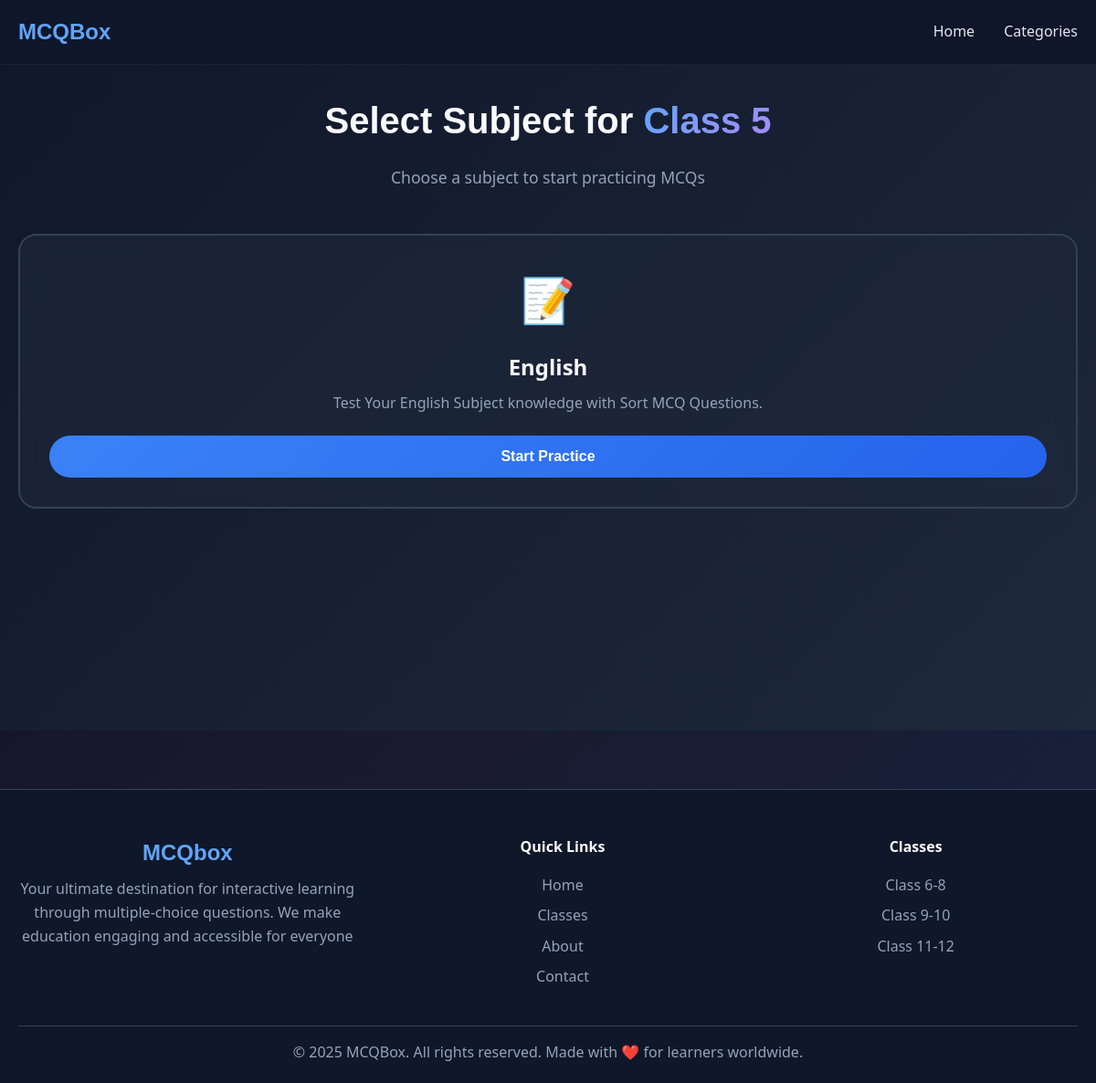
The page /category/class-5 on the database as committed earlier.
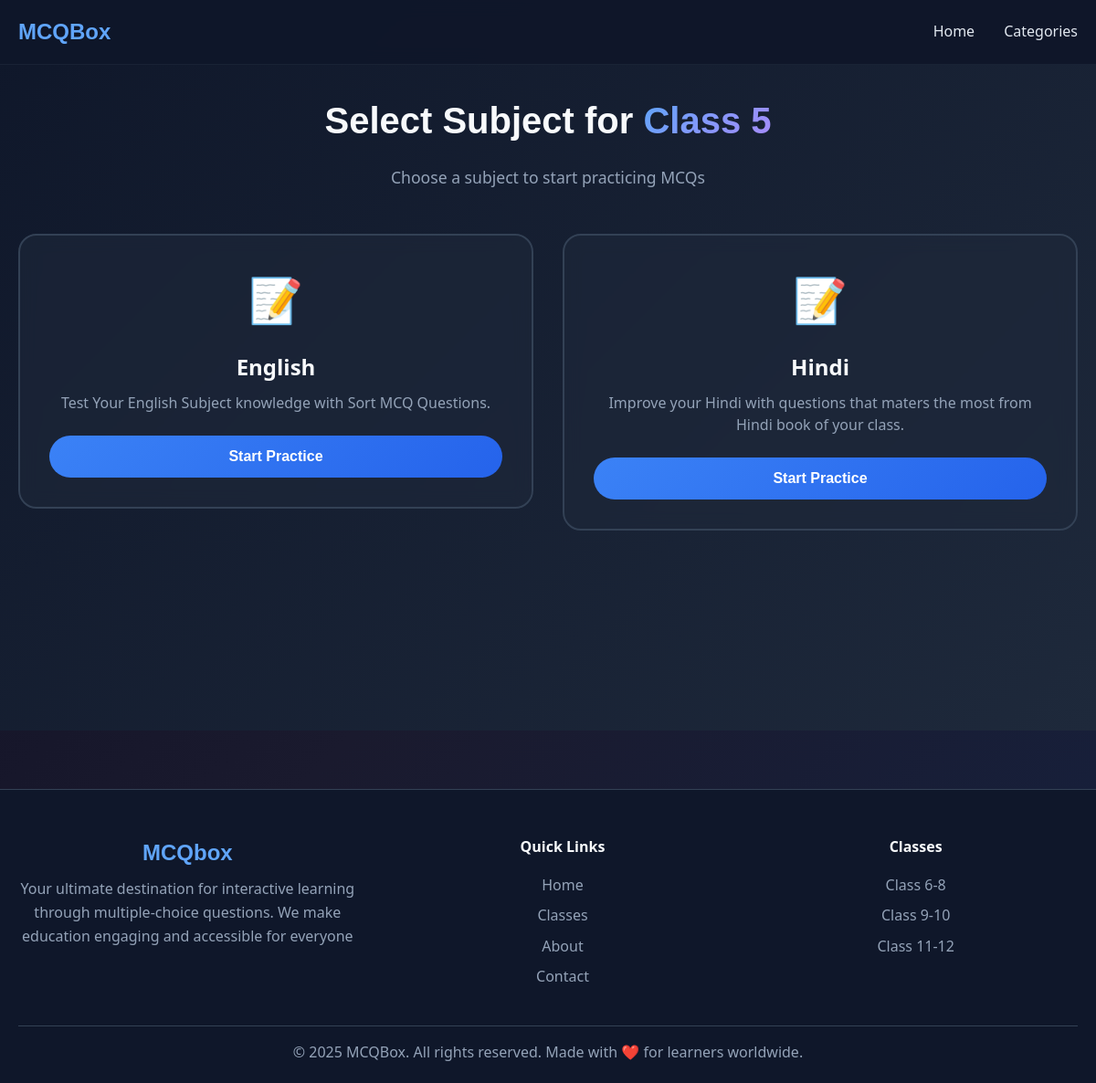
The same page on the database as committed later.
### mcqbox/model.py (models this page shows, shortened)
class Subcategory(db.Model):
    id = db.Column(db.Integer, primary_key=True)
    name = db.Column(db.String(50), nullable=False)
    category_id = db.Column(db.Integer, db.ForeignKey('category.id'), nullable=False)
    category = db.relationship('Category', backref=db.backref('subcategories', lazy=True))
    description = db.Column(db.String(200), nullable=True)
    created_at = db.Column(db.DateTime, server_default=db.func.now())
    updated_at = db.Column(db.DateTime, server_default=db.func.now(), onupdate=db.func.now())

### mcqbox/frontend/route.py (the view)
@app.route("/category/<category_name>")
def subcategory(category_name):
    category_name = category_name.replace('-', ' ')
    category = Category.query.filter_by(name=category_name).first()
    if not category:
        return {"error": "Category not found"}, 404
    subcategories = category.subcategories if category else []
    if not subcategories:
        return render_template("subcate.html", cat = category_name, subcategories=None)
    return render_template("subcate.html", cat = category_name, subcategories=subcategories)

### mcqbox/frontend/route.py (called while the page is built)
@app.before_request
def enforce_lowercase_url():
    url = request.url
    lowercase_url = url.lower()
    if url != lowercase_url:
        return redirect(lowercase_url, code=301)

### mcqbox/frontend/templates/subcate.html (shortened to what this page needs)
{% from "micro/nav.html" import nav %}
{% extends "home.html" %}
{% block head %}
<link rel="stylesheet" href="{{ url_for('frontend.static', filename='css/subject.css') }}" w-tid="13">
{% endblock %}
{% block content %}
{{ nav() }}
<main class="subjects-main" w-tid="45">
  <div class="container" w-tid="47">
    <div class="subjects-header" w-tid="49">
      <h1 class="subjects-title" w-tid="55">Select Subject for <span id="class-name" w-tid="57">{{cat |title}}</span></h1>
      <p class="subjects-subtitle" w-tid="59">Choose a subject to start practicing MCQs</p>
    </div>
    {%if subcategories is none%}
    <div class="no-subcategories" style="text-align: center;">
      <p>No subcategories available for this category.</p>
      <p>Please check back later or choose a different category.</p>
      <a href="/category" style="text-decoration: none;"><button
          class="btn btn-primary subject-btn" style="width: 200px;">Categories</button></a>
    </div>
    {%else %}
    <div class="subjects-grid" id="subjects-grid" w-tid="61">
      {%for subcat in subcategories %}
      <a href="/category/{{cat|replace(' ', '-')}}/{{subcat['name']|replace(' ', '-') |lower}}">
        <div class="subject-card" style="animation-delay: 0s;">
          <div class="subject-icon">📝</div>
          <h3 class="subject-name">{{subcat['name']|title}}</h3>
          <p class="subject-description">{{subcat['description']}}</p>
          <button class="btn btn-primary subject-btn">
            Start Practice
          </button>
        </div>
      </a>
      {%endfor%}
    </div>
    {%endif%}
  </div>
</main>
<footer class="footer" w-tid="271">
  <div class="container" w-tid="273">
    <div class="footer-content" w-tid="275">
      <div class="footer-brand" w-tid="277">
        <h3 w-tid="279">MCQbox</h3>
        <p w-tid="281">Your ultimate destination for interactive learning through multiple-choice questions. We make
          education engaging and accessible for everyone</p>
      </div>
      <div class="footer-links" w-tid="283">
        <div class="footer-column" w-tid="285">
          <h4 w-tid="287">Quick Links</h4>
          <a href="https://classwise-mcq-master-your-studies--cooloak59015911.on.websim.com/?v=4#home"
            w-tid="289">Home</a>
          <a href="https://classwise-mcq-master-your-studies--cooloak59015911.on.websim.com/?v=4#classes"
            w-tid="291">Classes</a>
          <a href="https://classwise-mcq-master-your-studies--cooloak59015911.on.websim.com/?v=4#about"
            w-tid="293">About</a>
          <a href="https://classwise-mcq-master-your-studies--cooloak59015911.on.websim.com/?v=4#contact"
            w-tid="295">Contact</a>
        </div>
        <div class="footer-column" w-tid="297">
          <h4 w-tid="299">Classes</h4>
          <a href="https://classwise-mcq-master-your-studies--cooloak59015911.on.websim.com/?v=4#class-6"
            w-tid="301">Class 6-8</a>
          <a href="https://classwise-mcq-master-your-studies--cooloak59015911.on.websim.com/?v=4#class-9"
            w-tid="303">Class 9-10</a>
          <a href="https://classwise-mcq-master-your-studies--cooloak59015911.on.websim.com/?v=4#class-11"
            w-tid="305">Class 11-12</a>
        </div>
      </div>
    </div>
    <div class="footer-bottom" w-tid="307">
      <p w-tid="309">© 2025 MCQBox. All rights reserved. Made with ❤️ for learners worldwide.</p>
    </div>
  </div>
</footer>
{%endblock%}

Rows that differ between the two databases and show on the page:
added Subcategory: name "Hindi", description "Improve your Hindi with questions that maters the most from Hindi book of your class."
